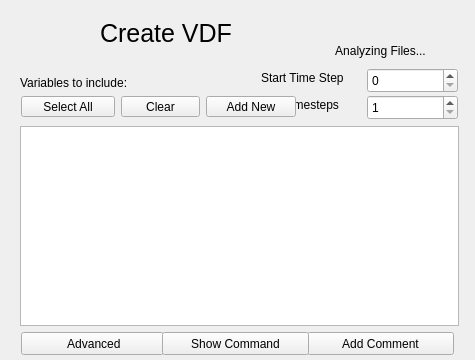
<?xml version="1.0" encoding="UTF-8"?>
<ui version="4.0">
 <class>Page3</class>
 <widget class="QWizardPage" name="Page3">
  <property name="geometry">
   <rect>
    <x>0</x>
    <y>0</y>
    <width>475</width>
    <height>360</height>
   </rect>
  </property>
  <property name="windowTitle">
   <string>WizardPage</string>
  </property>
  <widget class="QLabel" name="label">
   <property name="geometry">
    <rect>
     <x>100</x>
     <y>13</y>
     <width>341</width>
     <height>41</height>
    </rect>
   </property>
   <property name="font">
    <font>
     <pointsize>19</pointsize>
    </font>
   </property>
   <property name="text">
    <string>Create VDF</string>
   </property>
  </widget>
  <widget class="QLabel" name="label_40">
   <property name="geometry">
    <rect>
     <x>20</x>
     <y>72</y>
     <width>211</width>
     <height>21</height>
    </rect>
   </property>
   <property name="font">
    <font>
     <underline>false</underline>
    </font>
   </property>
   <property name="text">
    <string>Variables to include:</string>
   </property>
  </widget>
  <widget class="QLabel" name="label_11">
   <property name="geometry">
    <rect>
     <x>261</x>
     <y>68</y>
     <width>96</width>
     <height>20</height>
    </rect>
   </property>
   <property name="text">
    <string>Start Time Step</string>
   </property>
  </widget>
  <widget class="QLabel" name="label_3">
   <property name="geometry">
    <rect>
     <x>261</x>
     <y>95</y>
     <width>101</width>
     <height>20</height>
    </rect>
   </property>
   <property name="text">
    <string># of Timesteps</string>
   </property>
  </widget>
  <widget class="QSpinBox" name="numtsSpinner">
   <property name="geometry">
    <rect>
     <x>367</x>
     <y>95</y>
     <width>91</width>
     <height>25</height>
    </rect>
   </property>
   <property name="minimum">
    <number>1</number>
   </property>
   <property name="maximum">
    <number>999999999</number>
   </property>
   <property name="value">
    <number>1</number>
   </property>
  </widget>
  <widget class="QSpinBox" name="startTimeSpinner">
   <property name="geometry">
    <rect>
     <x>367</x>
     <y>68</y>
     <width>91</width>
     <height>25</height>
    </rect>
   </property>
   <property name="minimum">
    <number>0</number>
   </property>
   <property name="maximum">
    <number>999999</number>
   </property>
   <property name="value">
    <number>0</number>
   </property>
  </widget>
  <widget class="QPushButton" name="advanceOptionButton">
   <property name="geometry">
    <rect>
     <x>21</x>
     <y>332</y>
     <width>143</width>
     <height>23</height>
    </rect>
   </property>
   <property name="text">
    <string> Advanced</string>
   </property>
  </widget>
  <widget class="QPushButton" name="selectAllButton">
   <property name="geometry">
    <rect>
     <x>21</x>
     <y>96</y>
     <width>94</width>
     <height>21</height>
    </rect>
   </property>
   <property name="text">
    <string>Select All</string>
   </property>
  </widget>
  <widget class="QPushButton" name="newVarButton">
   <property name="geometry">
    <rect>
     <x>206</x>
     <y>96</y>
     <width>90</width>
     <height>21</height>
    </rect>
   </property>
   <property name="text">
    <string>Add New</string>
   </property>
  </widget>
  <widget class="QPushButton" name="clearAllButton">
   <property name="geometry">
    <rect>
     <x>121</x>
     <y>96</y>
     <width>79</width>
     <height>21</height>
    </rect>
   </property>
   <property name="text">
    <string>Clear</string>
   </property>
  </widget>
  <widget class="QTableWidget" name="tableWidget">
   <property name="geometry">
    <rect>
     <x>20</x>
     <y>126</y>
     <width>439</width>
     <height>200</height>
    </rect>
   </property>
   <attribute name="verticalHeaderVisible">
    <bool>false</bool>
   </attribute>
  </widget>
  <widget class="QPushButton" name="vdfCommentButton">
   <property name="geometry">
    <rect>
     <x>307</x>
     <y>332</y>
     <width>147</width>
     <height>23</height>
    </rect>
   </property>
   <property name="text">
    <string>Add Comment</string>
   </property>
  </widget>
  <widget class="QLabel" name="createVdfLabel">
   <property name="geometry">
    <rect>
     <x>22</x>
     <y>11</y>
     <width>59</width>
     <height>56</height>
    </rect>
   </property>
   <property name="text">
    <string/>
   </property>
  </widget>
  <widget class="QPushButton" name="showCommandButton">
   <property name="geometry">
    <rect>
     <x>162</x>
     <y>332</y>
     <width>147</width>
     <height>23</height>
    </rect>
   </property>
   <property name="text">
    <string>Show Command</string>
   </property>
  </widget>
  <widget class="QLabel" name="processIndicator">
   <property name="geometry">
    <rect>
     <x>310</x>
     <y>30</y>
     <width>141</width>
     <height>41</height>
    </rect>
   </property>
   <property name="layoutDirection">
    <enum>Qt::LeftToRight</enum>
   </property>
   <property name="text">
    <string>Analyzing Files...</string>
   </property>
   <property name="alignment">
    <set>Qt::AlignCenter</set>
   </property>
   <property name="wordWrap">
    <bool>true</bool>
   </property>
  </widget>
 </widget>
 <resources/>
 <connections/>
</ui>
